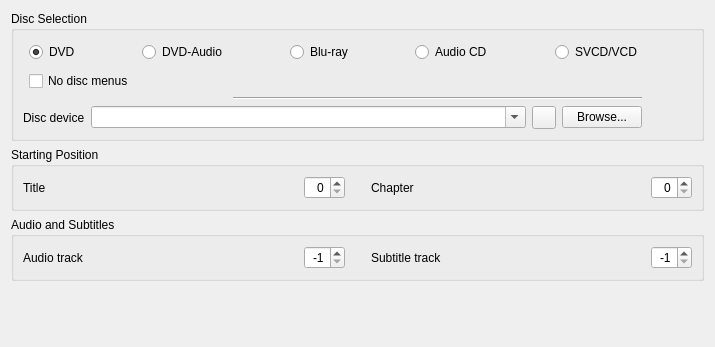
<?xml version="1.0" encoding="UTF-8"?>
<ui version="4.0">
 <author>Jean-Baptiste Kempf</author>
 <class>OpenDisk</class>
 <widget class="QWidget" name="OpenDisk">
  <property name="geometry">
   <rect>
    <x>0</x>
    <y>0</y>
    <width>715</width>
    <height>347</height>
   </rect>
  </property>
  <property name="minimumSize">
   <size>
    <width>500</width>
    <height>0</height>
   </size>
  </property>
  <property name="windowTitle">
   <string>Form</string>
  </property>
  <layout class="QVBoxLayout" name="verticalLayout">
   <item>
    <widget class="QGroupBox" name="diskGroupBox">
     <property name="sizePolicy">
      <sizepolicy hsizetype="Preferred" vsizetype="Minimum">
       <horstretch>0</horstretch>
       <verstretch>0</verstretch>
      </sizepolicy>
     </property>
     <property name="title">
      <string>Disc Selection</string>
     </property>
     <layout class="QGridLayout" name="gridLayout">
      <item row="0" column="1">
       <widget class="QRadioButton" name="dvdRadioButton">
        <property name="layoutDirection">
         <enum>Qt::LayoutDirection::LeftToRight</enum>
        </property>
        <property name="text">
         <string>DVD</string>
        </property>
        <property name="checked">
         <bool>true</bool>
        </property>
       </widget>
      </item>
      <item row="0" column="6">
       <spacer>
        <property name="orientation">
         <enum>Qt::Orientation::Horizontal</enum>
        </property>
        <property name="sizeHint" stdset="0">
         <size>
          <width>16</width>
          <height>25</height>
         </size>
        </property>
       </spacer>
      </item>
      <item row="0" column="3">
       <widget class="QRadioButton" name="dvdaRadioButton">
        <property name="text">
         <string>DVD-Audio</string>
        </property>
       </widget>
      </item>
      <item row="0" column="7">
       <widget class="QRadioButton" name="audioCDRadioButton">
        <property name="text">
         <string>Audio CD</string>
        </property>
       </widget>
      </item>
      <item row="4" column="0" colspan="10">
       <layout class="QHBoxLayout" name="horizontalLayout_5">
        <item>
         <widget class="QLabel" name="deviceLabel">
          <property name="text">
           <string>Disc device</string>
          </property>
          <property name="buddy">
           <cstring>deviceCombo</cstring>
          </property>
         </widget>
        </item>
        <item>
         <widget class="QComboBox" name="deviceCombo">
          <property name="sizePolicy">
           <sizepolicy hsizetype="MinimumExpanding" vsizetype="Fixed">
            <horstretch>0</horstretch>
            <verstretch>0</verstretch>
           </sizepolicy>
          </property>
          <property name="editable">
           <bool>true</bool>
          </property>
         </widget>
        </item>
        <item>
         <widget class="QToolButton" name="ejectButton">
          <property name="sizePolicy">
           <sizepolicy hsizetype="Fixed" vsizetype="Minimum">
            <horstretch>0</horstretch>
            <verstretch>0</verstretch>
           </sizepolicy>
          </property>
          <property name="toolTip">
           <string>Eject the disc</string>
          </property>
         </widget>
        </item>
        <item>
         <widget class="QPushButton" name="browseDiscButton">
          <property name="sizePolicy">
           <sizepolicy hsizetype="Maximum" vsizetype="Fixed">
            <horstretch>0</horstretch>
            <verstretch>0</verstretch>
           </sizepolicy>
          </property>
          <property name="text">
           <string>Browse...</string>
          </property>
         </widget>
        </item>
       </layout>
      </item>
      <item row="0" column="8">
       <spacer>
        <property name="orientation">
         <enum>Qt::Orientation::Horizontal</enum>
        </property>
        <property name="sizeHint" stdset="0">
         <size>
          <width>20</width>
          <height>20</height>
         </size>
        </property>
       </spacer>
      </item>
      <item row="0" column="9">
       <widget class="QRadioButton" name="vcdRadioButton">
        <property name="text">
         <string>SVCD/VCD</string>
        </property>
       </widget>
      </item>
      <item row="0" column="10">
       <spacer>
        <property name="orientation">
         <enum>Qt::Orientation::Horizontal</enum>
        </property>
        <property name="sizeHint" stdset="0">
         <size>
          <width>31</width>
          <height>25</height>
         </size>
        </property>
       </spacer>
      </item>
      <item row="3" column="4" colspan="6">
       <widget class="Line" name="line">
        <property name="orientation">
         <enum>Qt::Orientation::Horizontal</enum>
        </property>
       </widget>
      </item>
      <item row="0" column="5">
       <widget class="QRadioButton" name="bdRadioButton">
        <property name="text">
         <string>Blu-ray</string>
        </property>
       </widget>
      </item>
      <item row="2" column="1" colspan="5">
       <widget class="QCheckBox" name="dvdsimple">
        <property name="toolTip">
         <string>Disable Disc Menus</string>
        </property>
        <property name="text">
         <string>No disc menus</string>
        </property>
       </widget>
      </item>
      <item row="0" column="2">
       <spacer>
        <property name="orientation">
         <enum>Qt::Orientation::Horizontal</enum>
        </property>
        <property name="sizeHint" stdset="0">
         <size>
          <width>20</width>
          <height>20</height>
         </size>
        </property>
       </spacer>
      </item>
      <item row="0" column="4">
       <spacer name="horizontalSpacer_3">
        <property name="orientation">
         <enum>Qt::Orientation::Horizontal</enum>
        </property>
        <property name="sizeHint" stdset="0">
         <size>
          <width>40</width>
          <height>20</height>
         </size>
        </property>
       </spacer>
      </item>
     </layout>
    </widget>
   </item>
   <item>
    <widget class="QGroupBox" name="diskOptionBox">
     <property name="title">
      <string>Starting Position</string>
     </property>
     <layout class="QHBoxLayout" name="horizontalLayout">
      <item>
       <widget class="QLabel" name="titleLabel">
        <property name="text">
         <string>Title</string>
        </property>
        <property name="buddy">
         <cstring>titleSpin</cstring>
        </property>
       </widget>
      </item>
      <item>
       <widget class="QSpinBox" name="titleSpin">
        <property name="sizePolicy">
         <sizepolicy hsizetype="Maximum" vsizetype="Fixed">
          <horstretch>0</horstretch>
          <verstretch>0</verstretch>
         </sizepolicy>
        </property>
        <property name="autoFillBackground">
         <bool>false</bool>
        </property>
        <property name="alignment">
         <set>Qt::AlignmentFlag::AlignRight</set>
        </property>
        <property name="value">
         <number>0</number>
        </property>
       </widget>
      </item>
      <item>
       <spacer name="horizontalSpacer">
        <property name="orientation">
         <enum>Qt::Orientation::Horizontal</enum>
        </property>
        <property name="sizeType">
         <enum>QSizePolicy::Policy::Fixed</enum>
        </property>
        <property name="sizeHint" stdset="0">
         <size>
          <width>20</width>
          <height>20</height>
         </size>
        </property>
       </spacer>
      </item>
      <item>
       <widget class="QLabel" name="chapterLabel">
        <property name="text">
         <string>Chapter</string>
        </property>
        <property name="buddy">
         <cstring>chapterSpin</cstring>
        </property>
       </widget>
      </item>
      <item>
       <widget class="QSpinBox" name="chapterSpin">
        <property name="sizePolicy">
         <sizepolicy hsizetype="Maximum" vsizetype="Fixed">
          <horstretch>0</horstretch>
          <verstretch>0</verstretch>
         </sizepolicy>
        </property>
        <property name="alignment">
         <set>Qt::AlignmentFlag::AlignRight</set>
        </property>
       </widget>
      </item>
     </layout>
    </widget>
   </item>
   <item>
    <widget class="QGroupBox" name="diskOptionBox_2">
     <property name="title">
      <string>Audio and Subtitles</string>
     </property>
     <layout class="QGridLayout" name="gridLayout_2">
      <item row="0" column="0">
       <widget class="QLabel" name="audioLabel">
        <property name="text">
         <string>Audio track</string>
        </property>
        <property name="buddy">
         <cstring>audioSpin</cstring>
        </property>
       </widget>
      </item>
      <item row="0" column="1">
       <widget class="QSpinBox" name="audioSpin">
        <property name="sizePolicy">
         <sizepolicy hsizetype="Maximum" vsizetype="Fixed">
          <horstretch>0</horstretch>
          <verstretch>0</verstretch>
         </sizepolicy>
        </property>
        <property name="alignment">
         <set>Qt::AlignmentFlag::AlignRight</set>
        </property>
        <property name="minimum">
         <number>-1</number>
        </property>
        <property name="maximum">
         <number>10</number>
        </property>
        <property name="value">
         <number>-1</number>
        </property>
       </widget>
      </item>
      <item row="0" column="2">
       <spacer name="horizontalSpacer_2">
        <property name="orientation">
         <enum>Qt::Orientation::Horizontal</enum>
        </property>
        <property name="sizeType">
         <enum>QSizePolicy::Policy::Fixed</enum>
        </property>
        <property name="sizeHint" stdset="0">
         <size>
          <width>20</width>
          <height>20</height>
         </size>
        </property>
       </spacer>
      </item>
      <item row="0" column="3">
       <widget class="QLabel" name="subtitlesLabel">
        <property name="text">
         <string>Subtitle track</string>
        </property>
        <property name="buddy">
         <cstring>subtitlesSpin</cstring>
        </property>
       </widget>
      </item>
      <item row="0" column="4">
       <widget class="QSpinBox" name="subtitlesSpin">
        <property name="sizePolicy">
         <sizepolicy hsizetype="Maximum" vsizetype="Fixed">
          <horstretch>0</horstretch>
          <verstretch>0</verstretch>
         </sizepolicy>
        </property>
        <property name="autoFillBackground">
         <bool>false</bool>
        </property>
        <property name="alignment">
         <set>Qt::AlignmentFlag::AlignRight</set>
        </property>
        <property name="suffix">
         <string/>
        </property>
        <property name="minimum">
         <number>-1</number>
        </property>
        <property name="maximum">
         <number>31</number>
        </property>
        <property name="value">
         <number>-1</number>
        </property>
       </widget>
      </item>
     </layout>
    </widget>
   </item>
   <item>
    <spacer>
     <property name="orientation">
      <enum>Qt::Orientation::Vertical</enum>
     </property>
     <property name="sizeType">
      <enum>QSizePolicy::Policy::MinimumExpanding</enum>
     </property>
     <property name="sizeHint" stdset="0">
      <size>
       <width>181</width>
       <height>0</height>
      </size>
     </property>
    </spacer>
   </item>
  </layout>
 </widget>
 <tabstops>
  <tabstop>dvdRadioButton</tabstop>
  <tabstop>dvdaRadioButton</tabstop>
  <tabstop>bdRadioButton</tabstop>
  <tabstop>audioCDRadioButton</tabstop>
  <tabstop>vcdRadioButton</tabstop>
  <tabstop>dvdsimple</tabstop>
  <tabstop>deviceCombo</tabstop>
  <tabstop>ejectButton</tabstop>
  <tabstop>browseDiscButton</tabstop>
  <tabstop>titleSpin</tabstop>
  <tabstop>chapterSpin</tabstop>
  <tabstop>audioSpin</tabstop>
  <tabstop>subtitlesSpin</tabstop>
 </tabstops>
 <resources>
  <include location="../../vlc.qrc"/>
 </resources>
 <connections/>
</ui>
